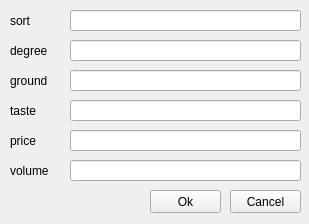
<?xml version="1.0" encoding="UTF-8"?>
<ui version="4.0">
 <class>Form</class>
 <widget class="QWidget" name="Form">
  <property name="geometry">
   <rect>
    <x>0</x>
    <y>0</y>
    <width>309</width>
    <height>224</height>
   </rect>
  </property>
  <property name="windowTitle">
   <string>Form</string>
  </property>
  <widget class="QLineEdit" name="lineEdit_2">
   <property name="geometry">
    <rect>
     <x>70</x>
     <y>10</y>
     <width>231</width>
     <height>21</height>
    </rect>
   </property>
  </widget>
  <widget class="QLineEdit" name="lineEdit_3">
   <property name="geometry">
    <rect>
     <x>70</x>
     <y>40</y>
     <width>231</width>
     <height>21</height>
    </rect>
   </property>
  </widget>
  <widget class="QLineEdit" name="lineEdit_4">
   <property name="geometry">
    <rect>
     <x>70</x>
     <y>70</y>
     <width>231</width>
     <height>21</height>
    </rect>
   </property>
  </widget>
  <widget class="QLineEdit" name="lineEdit_5">
   <property name="geometry">
    <rect>
     <x>70</x>
     <y>100</y>
     <width>231</width>
     <height>21</height>
    </rect>
   </property>
  </widget>
  <widget class="QLineEdit" name="lineEdit_6">
   <property name="geometry">
    <rect>
     <x>70</x>
     <y>130</y>
     <width>231</width>
     <height>21</height>
    </rect>
   </property>
  </widget>
  <widget class="QLineEdit" name="lineEdit_7">
   <property name="geometry">
    <rect>
     <x>70</x>
     <y>160</y>
     <width>231</width>
     <height>21</height>
    </rect>
   </property>
  </widget>
  <widget class="QPushButton" name="pushButton">
   <property name="geometry">
    <rect>
     <x>230</x>
     <y>190</y>
     <width>71</width>
     <height>23</height>
    </rect>
   </property>
   <property name="text">
    <string>Cancel</string>
   </property>
  </widget>
  <widget class="QPushButton" name="pushButton_2">
   <property name="geometry">
    <rect>
     <x>150</x>
     <y>190</y>
     <width>71</width>
     <height>23</height>
    </rect>
   </property>
   <property name="text">
    <string>Ok</string>
   </property>
  </widget>
  <widget class="QLabel" name="label_2">
   <property name="geometry">
    <rect>
     <x>10</x>
     <y>13</y>
     <width>47</width>
     <height>16</height>
    </rect>
   </property>
   <property name="text">
    <string>sort</string>
   </property>
  </widget>
  <widget class="QLabel" name="label_3">
   <property name="geometry">
    <rect>
     <x>10</x>
     <y>40</y>
     <width>47</width>
     <height>21</height>
    </rect>
   </property>
   <property name="text">
    <string>degree</string>
   </property>
  </widget>
  <widget class="QLabel" name="label_4">
   <property name="geometry">
    <rect>
     <x>10</x>
     <y>70</y>
     <width>47</width>
     <height>21</height>
    </rect>
   </property>
   <property name="text">
    <string>ground</string>
   </property>
  </widget>
  <widget class="QLabel" name="label_5">
   <property name="geometry">
    <rect>
     <x>10</x>
     <y>100</y>
     <width>47</width>
     <height>21</height>
    </rect>
   </property>
   <property name="text">
    <string>taste</string>
   </property>
  </widget>
  <widget class="QLabel" name="label_6">
   <property name="geometry">
    <rect>
     <x>10</x>
     <y>130</y>
     <width>47</width>
     <height>21</height>
    </rect>
   </property>
   <property name="text">
    <string>price</string>
   </property>
  </widget>
  <widget class="QLabel" name="label_7">
   <property name="geometry">
    <rect>
     <x>10</x>
     <y>160</y>
     <width>47</width>
     <height>21</height>
    </rect>
   </property>
   <property name="text">
    <string>volume</string>
   </property>
  </widget>
 </widget>
 <resources/>
 <connections/>
</ui>
